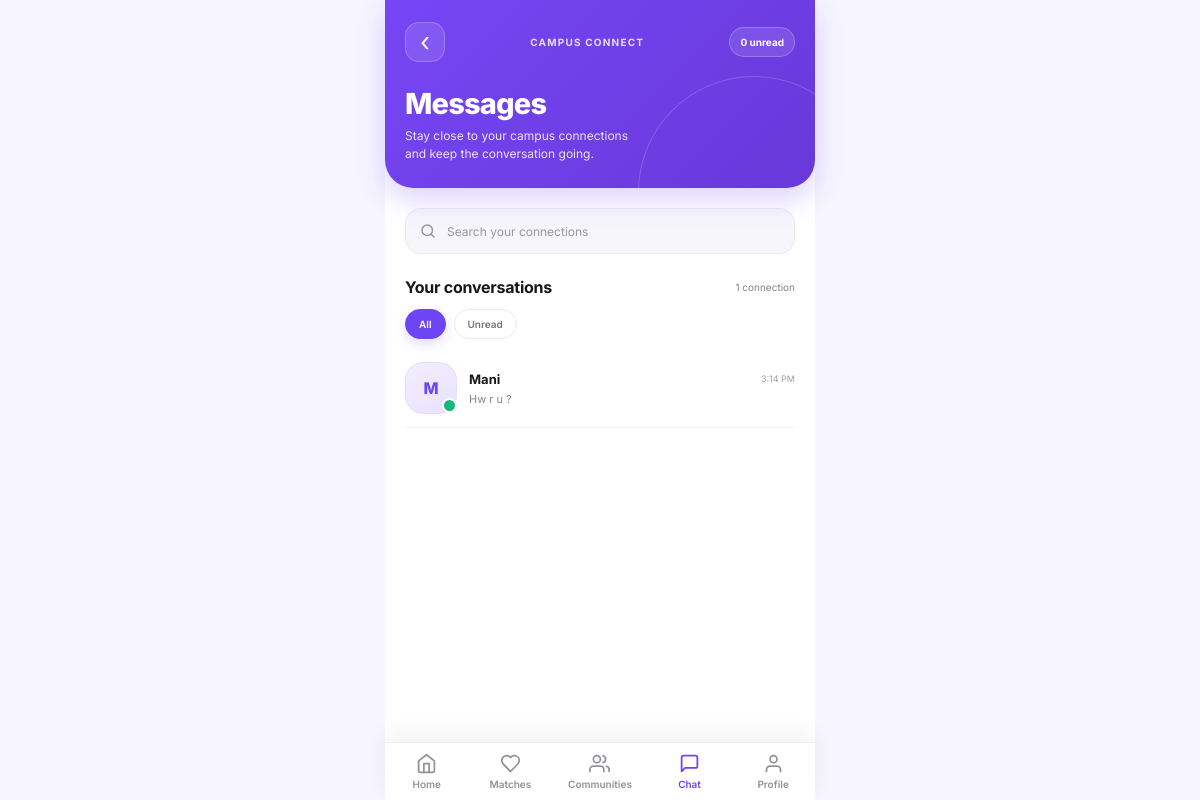
/chat/ (signed in), run on an earlier commit of the app's database.
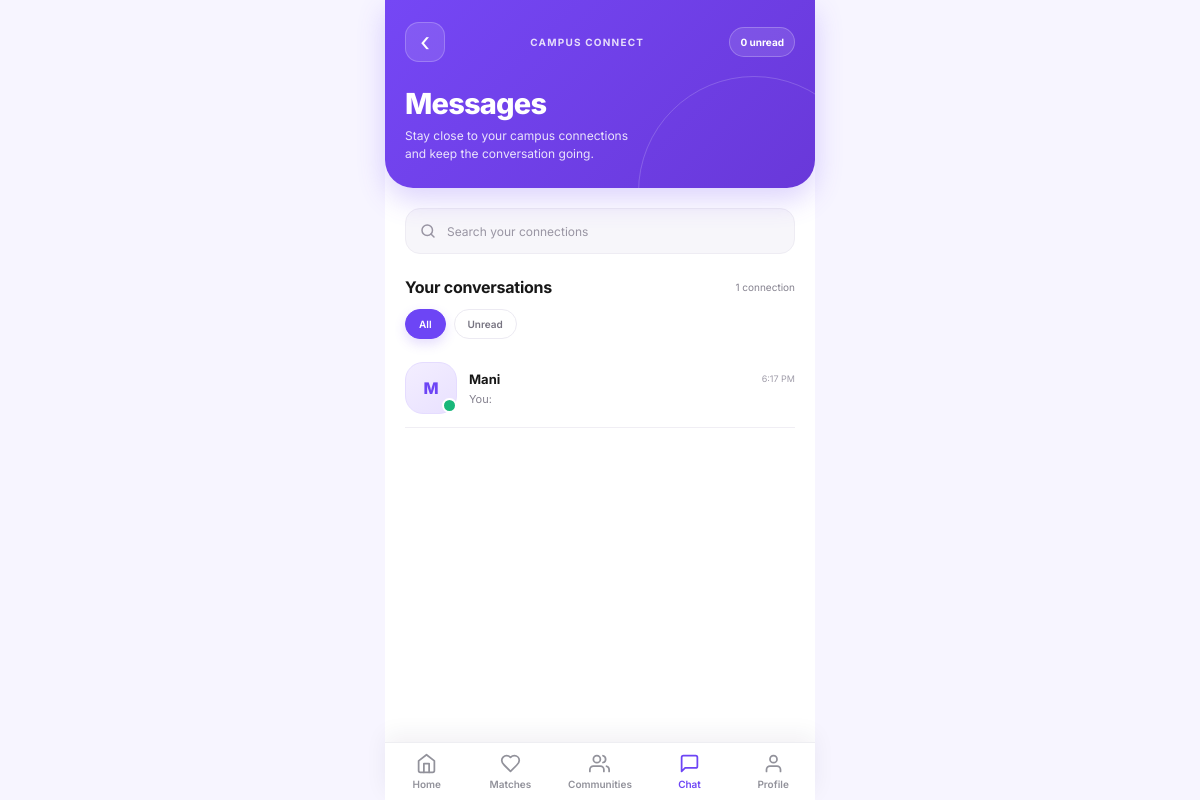
And on a later commit of the database.
### accounts/models.py (models this page shows, shortened)
class User(AbstractUser):
    id = models.UUIDField(primary_key=True, default=uuid.uuid4, editable=False)
    username = None  # Not used; authentication via email
    email = models.EmailField('Email Address', unique=True)
    first_name = models.CharField('First Name', max_length=150, blank=True)
    last_name = models.CharField('Last Name', max_length=150, blank=True)
    is_verified = models.BooleanField('Verified', default=False)
    created_at = models.DateTimeField(auto_now_add=True)
    updated_at = models.DateTimeField(auto_now=True)
    USERNAME_FIELD = 'email'
    REQUIRED_FIELDS = ['first_name', 'last_name']
    objects = UserManager()
    class Meta:
        db_table = 'accounts_user'
        ordering = ['-created_at']

### chat/models.py (models this page shows)
class Message(models.Model):
    id = models.UUIDField(primary_key=True, default=uuid.uuid4, editable=False)
    sender = models.ForeignKey(settings.AUTH_USER_MODEL, on_delete=models.CASCADE, related_name='sent_messages')
    recipient = models.ForeignKey(settings.AUTH_USER_MODEL, on_delete=models.CASCADE, related_name='received_messages')
    content = models.TextField()
    image = models.ImageField(upload_to='chat/images/', blank=True, null=True)
    is_read = models.BooleanField(default=False)
    created_at = models.DateTimeField(auto_now_add=True)
    class Meta:
        db_table = 'chat_message'
        ordering = ['-created_at']

### chat/urls.py (the view)
# urls.py: path('', chat_home, name='chat_home'),
@login_required
def chat_home(request):
    contacts = list(connected_users(request.user))
    contact_ids = [contact.id for contact in contacts]
    messages = Message.objects.filter(
        Q(sender=request.user, recipient_id__in=contact_ids) |
        Q(recipient=request.user, sender_id__in=contact_ids)
    ).select_related('sender').order_by('-created_at')
    latest_by_contact = {}
    unread_by_contact = {}
    for message in messages:
        contact_id = (
            message.recipient_id if message.sender_id == request.user.id
            else message.sender_id
        )
        latest_by_contact.setdefault(contact_id, message)
        if message.recipient_id == request.user.id and not message.is_read:
            unread_by_contact[contact_id] = unread_by_contact.get(contact_id, 0) + 1
    for contact in contacts:
        contact.latest_message = latest_by_contact.get(contact.id)
        contact.unread_count = unread_by_contact.get(contact.id, 0)
    contacts.sort(
        key=lambda contact: (
            contact.latest_message.created_at.timestamp()
            if contact.latest_message else 0
        ),
        reverse=True,
    )
    return render(request, 'chat/home.html', {
        'contacts': contacts,
        'unread_count': sum(unread_by_contact.values()),
    })

### chat/urls.py (called while the page is built)
def connected_users(user):
    return User.objects.filter(
        Q(sent_requests__recipient=user, sent_requests__status='ACCEPTED') |
        Q(received_requests__requester=user, received_requests__status='ACCEPTED')
    ).distinct()

### templates/chat/home.html (shortened to what this page needs)
<!doctype html>
<html lang="en">
<head>
</head>
<body>
  <main class="app-shell">
    <section class="hero">
      <div class="hero-top">
        <a class="back" href="{% url 'home' %}" aria-label="Back to home">‹</a>
        <span class="brand">Campus Connect</span>
        <span class="unread-pill" aria-label="Unread messages">{{ unread_count }} unread</span>
      </div>
      <div class="hero-main">
        <div class="hero-copy">
          <h1>Messages</h1>
          <p>Stay close to your campus connections and keep the conversation going.</p>
        </div>
      </div>
    </section>
    <section class="content" aria-label="Conversations">
      {% if contacts %}
        <label class="search" for="conversation-search">
          <svg viewBox="0 0 24 24" fill="none" stroke="currentColor" stroke-width="2" stroke-linecap="round"><circle cx="11" cy="11" r="7"/><path d="m20 20-4-4"/></svg>
          <input id="conversation-search" type="search" placeholder="Search your connections" autocomplete="off">
        </label>
        <div class="section-head"><h2>Your conversations</h2><span>{{ contacts|length }} connection{{ contacts|length|pluralize }}</span></div>
        <div class="filters" role="tablist" aria-label="Filter conversations">
          <button class="filter active" type="button" data-filter="all" aria-selected="true">All</button>
          <button class="filter" type="button" data-filter="unread" aria-selected="false">Unread</button>
        </div>
        <div class="contact-list" id="contact-list">
          {% for contact in contacts %}
            <a class="contact" href="{% url 'chat_conversation' contact.id %}" data-name="{{ contact.get_full_name|default:contact.email|lower }}" data-unread="{% if contact.unread_count %}true{% else %}false{% endif %}">
              <div class="avatar" aria-hidden="true">{{ contact.first_name|default:contact.email|slice:":1"|upper }}</div>
              <div class="contact-copy">
                <div class="contact-top">
                  <span class="name">{{ contact.get_full_name|default:contact.email }}</span>
                  {% if contact.latest_message %}<time class="time">{{ contact.latest_message.created_at|date:"g:i A" }}</time>{% endif %}
                </div>
                <div class="last{% if contact.unread_count %} unread{% endif %}">{% if contact.latest_message %}{% if contact.latest_message.sender_id == request.user.id %}You: {% endif %}{{ contact.latest_message.content|truncatechars:55 }}{% else %}Start a conversation{% endif %}</div>
              </div>
            </a>
          {% endfor %}
        </div>
      {% endif %}
    </section>
  </main>
  {% include 'includes/bottom_nav.html' with active_nav='chat' %}
</body>
</html>

What changed in the data, as far as the page shows it:
changed User "Mani": latest_message.created_at "3:14 PM" → "6:17 PM"; latest_message.content "Hw r u ?" → (not shown); now shows "You:"
